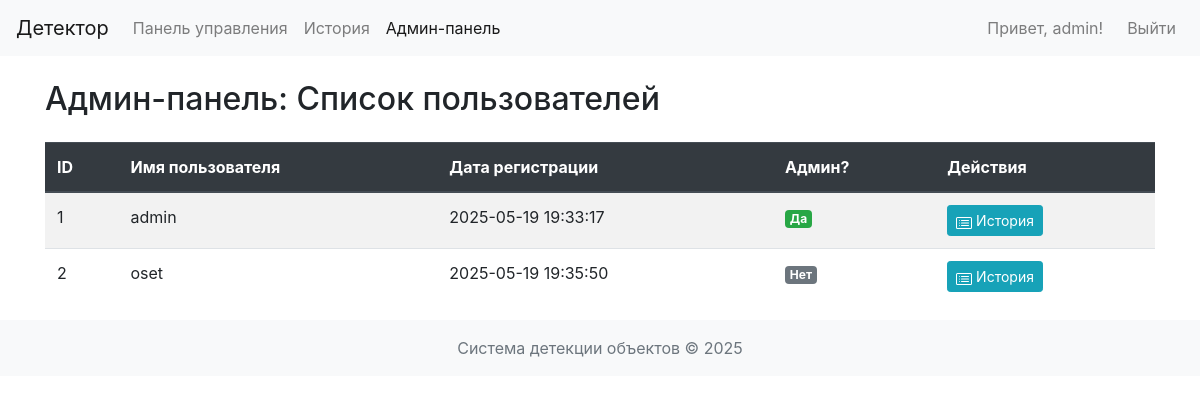
The page /admin (signed in) on the database its author committed.
### app/models.py (models this page shows, shortened)
class User(db.Model):
    __tablename__ = 'users'
    id = db.Column(db.Integer, primary_key=True)
    username = db.Column(db.String(80), unique=True, nullable=False)
    password_hash = db.Column(db.String(128), nullable=False)
    created_at = db.Column(db.DateTime, nullable=False, default=datetime.utcnow)
    is_admin = db.Column(db.Boolean, nullable=False, default=False)
    media_files = db.relationship('Media', backref='uploader', lazy=True)
    logs = db.relationship('Log', backref='user_event', lazy=True)

### app/routes.py (the view)
@main_bp.route('/admin')
@admin_required
def admin_dashboard():
    users = User.query.order_by(User.username).all()
    return render_template('admin/dashboard.html', users=users)

### app/routes.py (called while the page is built)
def admin_required(f):
    @wraps(f)
    def decorated_function(*args, **kwargs):
        if 'user_id' not in session:
            flash('Пожалуйста, войдите в систему.', 'warning')
            return redirect(url_for('main.login'))
        user = User.query.get(session['user_id'])
        if not user or not user.is_admin: abort(403)
        return f(*args, **kwargs)
    return decorated_function

### app/templates/admin/dashboard.html (shortened to what this page needs)
{% extends "base.html" %}
{% block content %}
<div class="d-flex justify-content-between align-items-center mb-3">
    <h2>Админ-панель: Список пользователей</h2>
</div>
{% if users %}
<div class="table-responsive">
    <table class="table table-striped table-hover">
        <thead class="thead-dark">
            <tr>
                <th>ID</th>
                <th>Имя пользователя</th>
                <th>Дата регистрации</th>
                <th>Админ?</th>
                <th>Действия</th>
            </tr>
        </thead>
        <tbody>
            {% for user_item in users %}
            <tr>
                <td>{{ user_item.id }}</td>
                <td>{{ user_item.username }}</td>
                <td>{{ user_item.created_at.strftime('%Y-%m-%d %H:%M:%S') }}</td>
                <td>
                    {% if user_item.is_admin %}
                        <span class="badge badge-success">Да</span>
                    {% else %}
                        <span class="badge badge-secondary">Нет</span>
                    {% endif %}
                </td>
                <td>
                    <a href="{{ url_for('main.admin_user_history', user_id=user_item.id) }}" class="btn btn-sm btn-info" title="История обработок пользователя">
                        История
                    </a>
                </td>
            </tr>
            {% endfor %}
        </tbody>
    </table>
</div>
{% else %}
<div class="alert alert-info" role="alert">
    Пользователи не найдены в системе.
</div>
{% endif %}
{% endblock %}

### app/templates/base.html (shortened to what this page needs)
<!DOCTYPE html>
<html lang="ru">
<head>
    <link rel="stylesheet" href="https://stackpath.bootstrapcdn.com/bootstrap/4.5.2/css/bootstrap.min.css">
    <link rel="stylesheet" href="{{ url_for('static', filename='css/style.css') }}">
</head>
<body>
    <nav class="navbar navbar-expand-lg navbar-light bg-light">
        <a class="navbar-brand" href="{{ url_for('main.welcome') }}">Детектор</a>
        <div class="collapse navbar-collapse" id="navbarNav">
            <ul class="navbar-nav mr-auto">
                {% if 'user_id' in session %}
                <li class="nav-item {% if request.endpoint == 'main.dashboard' %}active{% endif %}">
                    <a class="nav-link" href="{{ url_for('main.dashboard') }}">Панель управления</a>
                </li>
                <li class="nav-item {% if request.endpoint == 'main.history_page' %}active{% endif %}">
                    <a class="nav-link" href="{{ url_for('main.history_page') }}">История</a>
                </li>
                {% if session.get('is_admin') %}
                <li class="nav-item {% if request.endpoint.startswith('main.admin_') %}active{% endif %}">
                    <a class="nav-link" href="{{ url_for('main.admin_dashboard') }}">Админ-панель</a>
                </li>
                {% endif %}
                {% endif %}
            </ul>
            <ul class="navbar-nav">
                {% if 'user_id' in session %}
                    <li class="nav-item">
                        <span class="navbar-text mr-3">Привет, {{ session.username }}!</span>
                    </li>
                    <li class="nav-item">
                        <a class="nav-link" href="{{ url_for('main.logout') }}">Выйти</a>
                    </li>
                {% endif %}
            </ul>
        </div>
    </nav>
    <div class="container mt-4">
        {% block content %}{% endblock %}
    </div>
    <footer class="footer mt-auto py-3 bg-light">
        <div class="container text-center">
            <span class="text-muted">Система детекции объектов © {{ now.year }}</span>
        </div>
    </footer>
</body>
</html>

### static/css/style.css (style rules this page uses)
body { padding-bottom: 20px; }

### rows shown on the page
User: username "admin", id "1", created_at "2025-05-19 19:33:17", is_admin "Да"
User: id "2", username "oset", created_at "2025-05-19 19:35:50", is_admin "Нет"
